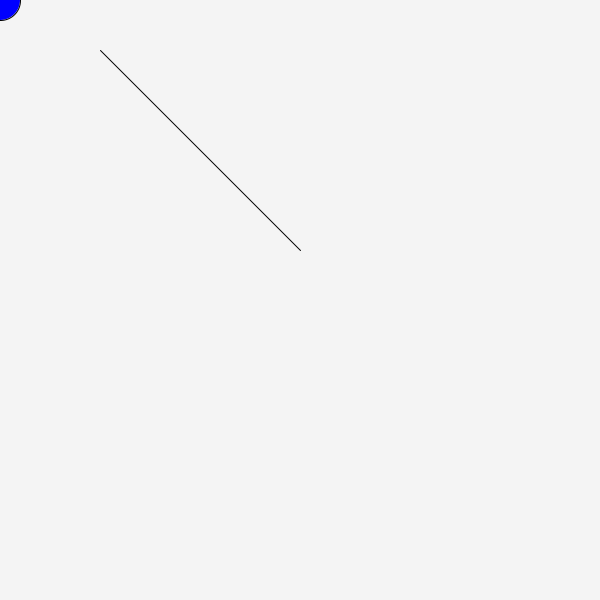
Frame 1 (no input)
Frame 60 (the mouse pressed at the canvas centre just before this capture): identical to frame 1, image omitted
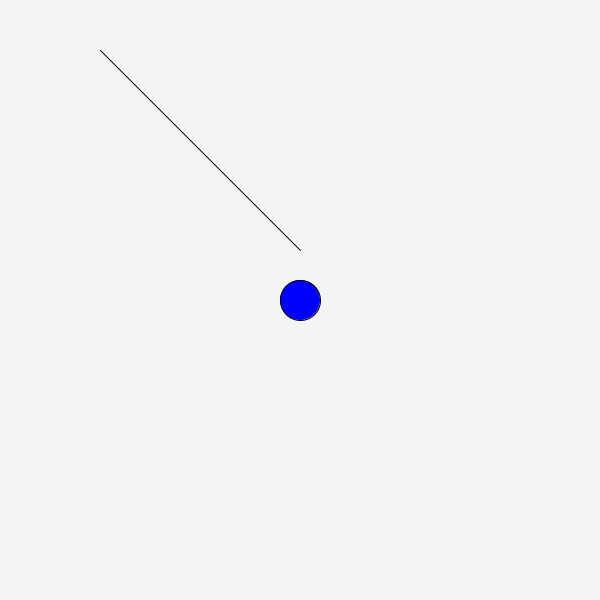
Frame 120 (the mouse held since frame 60 and released just before this capture)

The Processing sketch that drew these frames (run headless with seeded random() and noise(); from frame 60 on, the mouse is pressed at the canvas centre):

// Processing sketch: sketch_260216a
// ── sketch_260216a.pde
float ax=100,ay=50,bx=300,by=250,cx=100,cy=400;
float test1(){
  return (ay-by)*cx+(bx-ax)*cy-((ay-by)*ax+(bx-ax)*ay);
}
float test2(float x,float y){
  return (ay-by)*x+(bx-ax)*y-((ay-by)*ax+(bx-ax)*ay);
}
void setup(){
  size(600,600);
  ellipseMode(RADIUS);
}

//void draw(){
//  noLoop();
//  stroke(255,0,0);
//  background(0,24,0);
//  fill(random(225));
//  noStroke();
//  //noFill();
//  circle(300,300,300);
//}
//void draw(){
//  noLoop();
//  for(int i=50;i<=550;i+=100)
//  {
//      for(int j=50;j<=550;j+=100)  
//      circle(i,j,50);
//  }
//}
void draw(){
  background(244);
  //line(ax,ay,mouseX,mouseY);
  cx=mouseX;
  cy=mouseY;
  stroke(0);
  line(ax,ay,bx,by);
  fill(255);
  if(test1()<0)
  {
    fill(0,255,0);
  }
  else if(test1()>0)
  {
    fill(0,0,255);
  }  else
  {
    fill(255,0,0);
  }
  circle(cx,cy,20);
}
void keyPressed()
{
  if(key=='x'){
   cx=cx+1;
  }
  else if(key=='y'){
    cy=cy+1;
  }
}
